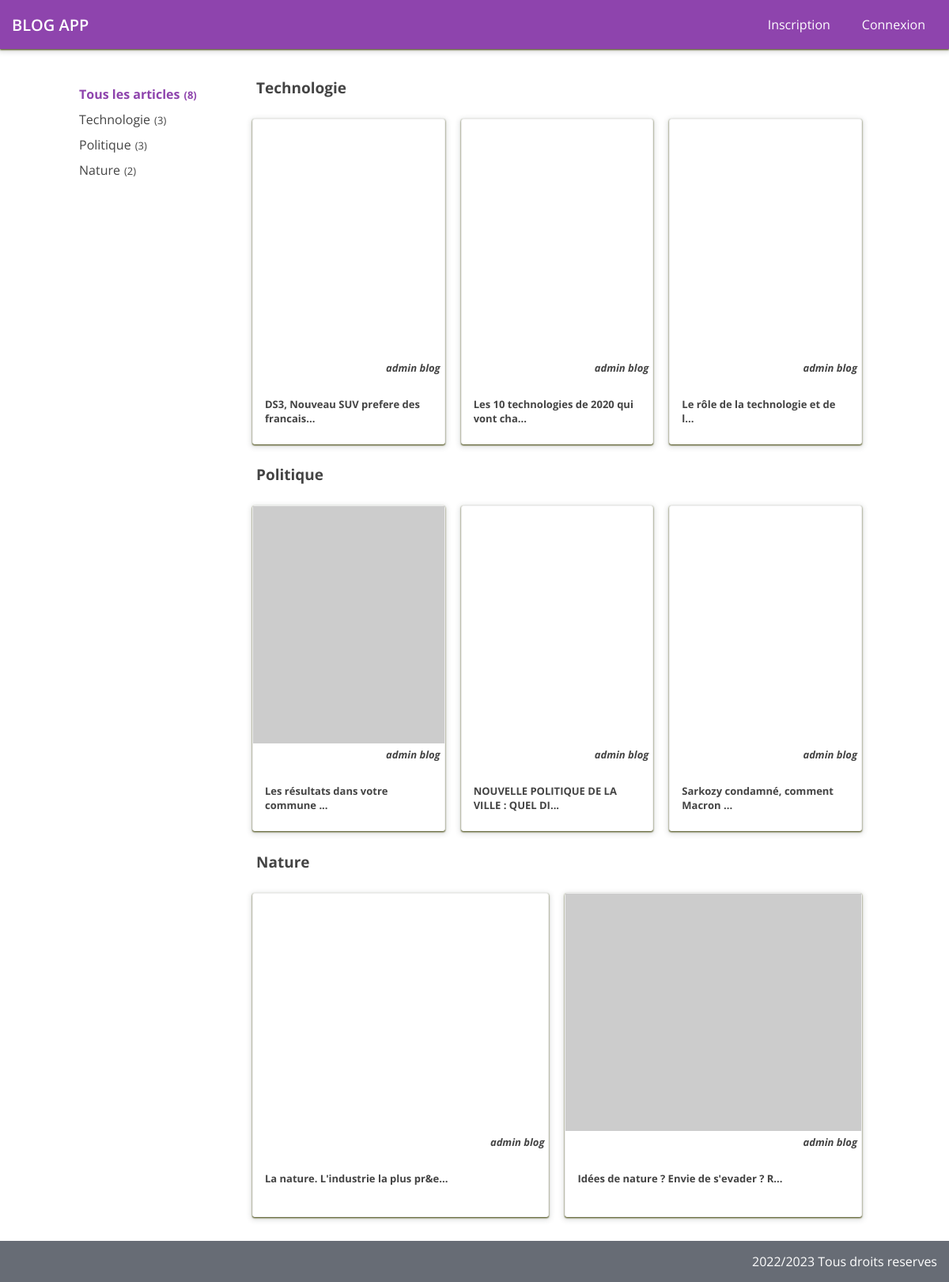
The page / on the database its author committed.
### tables this page shows
CREATE TABLE `article` (
                           `id` int NOT NULL AUTO_INCREMENT,
                           `title` varchar(255) NOT NULL,
                           `image` varchar(255) NOT NULL,
                           `content` longtext NOT NULL,
                           `category` varchar(45) NOT NULL,
                           `author` int DEFAULT NULL,
                           PRIMARY KEY (`id`),
                           KEY `fk_article_user_idx` (`author`),
                           CONSTRAINT `fk_article_user` FOREIGN KEY (`author`) REFERENCES `user` (`id`)
);

CREATE TABLE `user` (
                        `id` int NOT NULL AUTO_INCREMENT,
                        `firstname` varchar(200) NOT NULL,
                        `lastname` varchar(200) NOT NULL,
                        `email` varchar(200) NOT NULL,
                        `password` varchar(500) NOT NULL,
                        PRIMARY KEY (`id`)
);

### database/security.php (called while the page is built, shortened)
<?php
class AuthDAO {
    function isLoggedIn() : array | false {
        $sessionId = $_COOKIE['session'] ?? '';
        return $user ?? false;
    }
}
return new AuthDAO($pdo);

### database/models/ArticleDAO.php (called while the page is built, shortened)
<?php
class ArticleDAO {
    private PDOStatement $statementReadAll;
    function __construct(private PDO $pdo)
    {
        $this->statementReadAll = $this->pdo->prepare('SELECT article.*, user.firstname, user.lastname FROM article LEFT JOIN user ON article.author = user.id');
    }
    function getAll() : array {
        $this->statementReadAll->execute();
        return $this->statementReadAll->fetchAll();
    }
}
return new ArticleDAO($pdo);

### index.php (the view, shortened to what this page needs)
<?php
    require __DIR__.'/database/database.php';
    $authDAO = require __DIR__.'/database/security.php';
    $currentUser = $authDAO->isLoggedIn();
    $articleDAO = require_once './database/models/ArticleDAO.php';
    $articles = $articleDAO->getAll();
    $categories = [];
    $selectedCat = $_GET['cat'] ?? '';
    if(count($articles)) {
        $catmap = array_map(fn ($a) => $a['category'], $articles);
        $categories = array_reduce($catmap, function($acc, $cat) {
            if(isset($acc[$cat])){
                $acc[$cat]++;
            } else {
                $acc[$cat] = 1;
            }
            return $acc;
        }, []);
        $articlesPerCategories = array_reduce($articles, function($acc, $article) {
            if(isset($acc[$article['category']])) {
                $acc[$article['category']] = [...$acc[$article['category']], $article];
            } else {
                $acc[$article['category']] = [$article];
            }
            return $acc;
        }, []);
    }
?>
<!DOCTYPE html>
<html lang="en">
<head>
    <?php require_once 'includes/head.php' ?>
    <link rel="stylesheet" href="public/css/index.css">
</head>
<body>
    <div class="container">
        <?php require_once 'includes/header.php'  ?>
        <div class="content">
            <div class="newsfeed-container">
                <ul class="category-container">
                    <li class="<?= $selectedCat ? '' : 'cat-active' ?>" ><a href="/">
                        Tous les articles<span class="small">(<?= count($articles) ?>)</span>
                    </a></li>
                    <?php foreach($categories as $catName => $catNum) : ?>
                        <li class="<?= $selectedCat === $catName ? 'cat-active' : '' ?>" ><a href="/?cat=<?= $catName ?>">
                            <?= $catName ?><span class="small">(<?= $catNum ?>)</span>
                        </a></li>
                    <?php endforeach; ?>
                </ul>
                <div class="feed-container">
                    <?php if(!$selectedCat) : ?>
                        <?php foreach($categories as $cat => $num) : ?>
                            <h2 class="p-10"><?= $cat ?></h2>
                            <div class="articles-container">
                                <?php foreach($articlesPerCategories[$cat] as $article) : ?>
                                    <a href="/show-article.php?id=<?= $article['id'] ?>" class="article block">
                                        <div class="overflow">
                                            <div class="img-container" style="background-image: url(<?= $article['image'] ?>);" ></div>
                                        </div>
                                        <?php if($article['author']) : ?>
                                            <div class="article-author">
                                                <p><?= $article['firstname']. ' ' .$article['lastname'] ?></p>
                                            </div>
                                        <?php endif ; ?>
                                        <h3><?= substr($article['title'], 0 ,40) . '...' ?></h3>
                                    </a>
                                <?php endforeach; ?>
                            </div>
                        <?php endforeach; ?>
                    <?php endif; ?>
                </div>
            </div>
        </div>
        <?php require_once 'includes/footer.php'  ?>
    </div>
</body>
</html>

### includes/head.php (shortened to what this page needs)
<link rel="stylesheet" href="public/css/style.css">

### includes/header.php
<?php
    $currentUser = $currentUser ?? false;
?>
<header>
    <a class="logo" href="/">BLOG APP</a>
    <ul class="header-menu">
        <?php if($currentUser) : ?>
            <li class="<?= $_SERVER['REQUEST_URI'] === '/form-article.php' ? 'active' : '' ?>">
                <a href="/form-article.php">Ecrire un article</a>
            </li>
            <li class="<?= $_SERVER['REQUEST_URI'] === '/auth-logout.php' ? 'active' : '' ?>">
                <a href="/auth-logout.php">Deconnexion</a>
            </li>
            <li class="<?= $_SERVER['REQUEST_URI'] === '/profile.php' ? 'active' : '' ?> header-profile">
                <a href="/profile.php"><?=$currentUser['firstname'][0] . $currentUser['lastname'][0] ?></a>
            </li>
        <?php else : ?>
            <li class="<?= $_SERVER['REQUEST_URI'] === '/auth-register.php' ? 'active' : '' ?>">
                <a href="/auth-register.php">Inscription</a>
            </li>
            <li class="<?= $_SERVER['REQUEST_URI'] === '/auth-login.php' ? 'active' : '' ?>">
                <a href="/auth-login.php">Connexion</a>
            </li>
        <?php endif; ?>
    </ul>
</header>

### includes/footer.php
<footer>
    <p>2022/2023 Tous droits reserves</p>
</footer>

### public/css/style.css (style rules this page uses)
:root { --font-family: 'Open Sans', sans-serif; --primary: #8e44ad; --primary-dark: #72378b; --dark: #676c75; --danger: #e74c3c; --background-light: #ecf0f1; --text-color: #444; --text-color-light: #fff; --box-shadow: rgba(60, 64, 0.3) 0px 1px 2px 0px, rgba(60, 64, 67, 0.15) 0px 2px 6px 2px; --border: 1px solid #eee; }
* { box-sizing: border-box; }
html, body { margin: 0; padding: 0; font-size: 10px; font-family: var(--font-family); }
h1, p { margin: 0%; }
ul { list-style-type: none; padding: 0; }
a { color: inherit; text-decoration: none; }
.p-10 { padding: 10px; }
.container { font-size: 1.6rem; min-height: 100vh; display: flex; flex-flow: column; color: var(--text-color); }
header { background-color: var(--primary); padding: 1.5rem; box-shadow: var(--box-shadow); color: var(--text-color-light); display: flex; flex-flow: row nowrap; justify-content: space-between; align-items: center; }
.header-menu { margin: 0; display: flex; flex-flow: row; align-items: center; }
.header-menu li { margin-left: 1rem; border-radius: 3px; padding: 5px 15px; transition: background-color 0.3s; }
.logo { font-weight: 600; font-size: 2rem; color: var(--text-color-light); }
.content { max-width: 100rem; width: 100%; flex: 1; align-self: center; display: flex; flex-flow: column; padding: 2rem 0; align-items: center; }
.block { border-radius: 3px; border: var(--border); background-color: white; box-shadow: var(--box-shadow); }
footer { background-color: var(--dark); display: flex; flex-flow: row-reverse; }
footer p { color: var(--text-color-light); padding: 1.5rem; }

### public/css/index.css (style rules this page uses)
.newsfeed-container { display: flex; flex-flow: row nowrap; }
.category-container { flex: 250px; }
.category-container li { margin: 1rem 0; transition: color .3s; }
.cat-active { color: var(--primary); font-weight: 700; }
.small { font-size: 1.3rem; margin: 0 .5rem; }
.feed-container h2 { font-size: 1.9rem; padding: 0 1.5rem; }
.articles-container { display: flex; flex-flow: row wrap; justify-content: center; align-items: flex-start; }
.article { flex: 30%; margin: 1rem; min-height: 41rem; cursor: pointer; }
.article h3 { font-size: 1.3rem; padding: 1rem 1.5rem; }
.article-author { display: flex; flex-flow: row; justify-content: flex-end; padding: 5px; }
.article-author p { font-size: 1.3rem; font-weight: 700; font-style: italic; }
.overflow { overflow: hidden; }
.img-container { height: 30rem; background-size: cover; transition: .4s; }

### rows shown on the page
article: category "3", category "2", category "Politique", author.firstname "admin", author.lastname "blog", title "NOUVELLE POLITIQUE DE LA VILLE : QUEL DI"
article: author.firstname "admin", author.lastname "blog", title "DS3, Nouveau SUV prefere des francais"
article: author.firstname "admin", author.lastname "blog", title "Les 10 technologies de 2020 qui vont cha"
article: author.firstname "admin", author.lastname "blog", title "Le rôle de la technologie et de l"
article: author.firstname "admin", author.lastname "blog", title "Les résultats dans votre commune"
article: author.firstname "admin", author.lastname "blog", title "Sarkozy condamné, comment Macron"
article: author.firstname "admin", author.lastname "blog", title "La nature. L'industrie la plus pr&e"
article: author.firstname "admin", author.lastname "blog", title "Idées de nature ? Envie de s'evader ? R"

### other values the page prints
count($articles) "8"
$catName "Technologie"
$catName "Politique"
$catName "Nature"
$cat "Technologie"
$cat "Nature"
